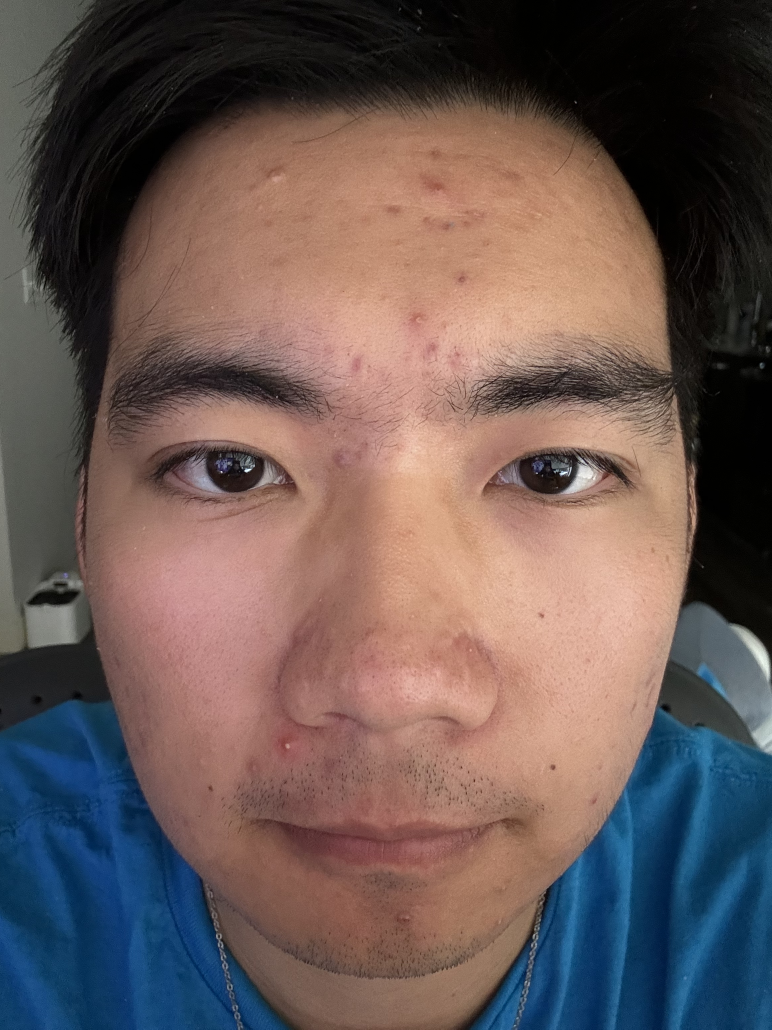
#> input picture test_iamge/Full Face/Full 1.jpg, 2316 x 3088 px (shown at 1/3 size)
$ python test6.py
#> lines starting #> are read from the running program, lines starting #| are printed output that depends on the picture; after the words box and inside, x2 and y2 are one past the last pixel; in counts of white or black regions, pixels touching at a corner belong together
import cv2
import numpy as np

class AcneDetector:
    def __init__(self, debug=True):
        self.debug = debug
        self.red_params = {
            'top_percentage': 0.005,  # Increase to top 1% for redness
        }

    def show_debug_image(self, title, image):
        if self.debug:
            cv2.imshow(title, image)
            cv2.waitKey(0)

    def find_red_regions(self, a_channel):
        """Find red regions and expand the mask using dilation."""
        threshold = np.percentile(a_channel, 100 - (self.red_params['top_percentage'] * 100))
        red_mask = (a_channel >= threshold).astype(np.uint8) * 255

        # Expand the red mask slightly
        kernel = cv2.getStructuringElement(cv2.MORPH_ELLIPSE, (5, 5))
        red_mask = cv2.dilate(red_mask, kernel, iterations=2)  # Expands redness regions
        return red_mask


    def visualize_red_and_texture(self, image):
        """Detect redness and texture, and combine them."""
        # Convert to LAB and grayscale
        lab = cv2.cvtColor(image, cv2.COLOR_BGR2LAB)
        _, a, _ = cv2.split(lab)
        gray = cv2.cvtColor(image, cv2.COLOR_BGR2GRAY)

        # Normalize A channel
        a_normalized = cv2.normalize(a, None, 0, 255, cv2.NORM_MINMAX)

        # Detect red regions
        red_mask = self.find_red_regions(a)
        self.show_debug_image("Red Mask (Expanded)", red_mask)


        # Find contours for acne detection
        contours, _ = cv2.findContours(red_mask, cv2.RETR_EXTERNAL, cv2.CHAIN_APPROX_SIMPLE)

        result_image = image.copy()
        for contour in contours:
            # Filter based on size
            if 5 < cv2.contourArea(contour) < 3000:  # Adjust max size to capture larger acne
                (x, y), radius = cv2.minEnclosingCircle(contour)
                center = (int(x), int(y))
                radius = int(radius)
                cv2.circle(result_image, center, radius, (0, 255, 0), 2)  # Green circle


        redness_colormap = cv2.applyColorMap(a_normalized, cv2.COLORMAP_JET)

        return {
            'original': image,
            'redness_colormap': redness_colormap,
            'red_mask': red_mask,

            'result': result_image,
        }

    def analyze_image(self, image_path):
        """Analyze the image and display results."""
        image = cv2.imread(image_path)
        if image is None:
            raise ValueError("Unable to read the image")

        max_dimension = 800
        height, width = image.shape[:2]
        if max(height, width) > max_dimension:
            scale = max_dimension / max(height, width)
            image = cv2.resize(image, (int(width * scale), int(height * scale)))

        results = self.visualize_red_and_texture(image)

        for title, img in results.items():
            self.show_debug_image(title, img)

if __name__ == "__main__":
    try:
        detector = AcneDetector(debug=True)
        image_path = input("Enter the image path: ")
#> the answer given: ../test_iamge/Full Face/Full 1.jpg
        detector.analyze_image(image_path)
#> in analyze_image, image is the input picture: shape (3088, 2316, 3); mean B, G, R 85.8, 88.8, 105.4
#> in visualize_red_and_texture, `lab = cv2.cvtColor(image, cv2.COLOR_BGR2LAB)`: lab: shape (799, 600, 3); mean of channels 0, 1, 2 99, 136.1, 132.3
#> in visualize_red_and_texture, `_, a, _ = cv2.split(lab)`:
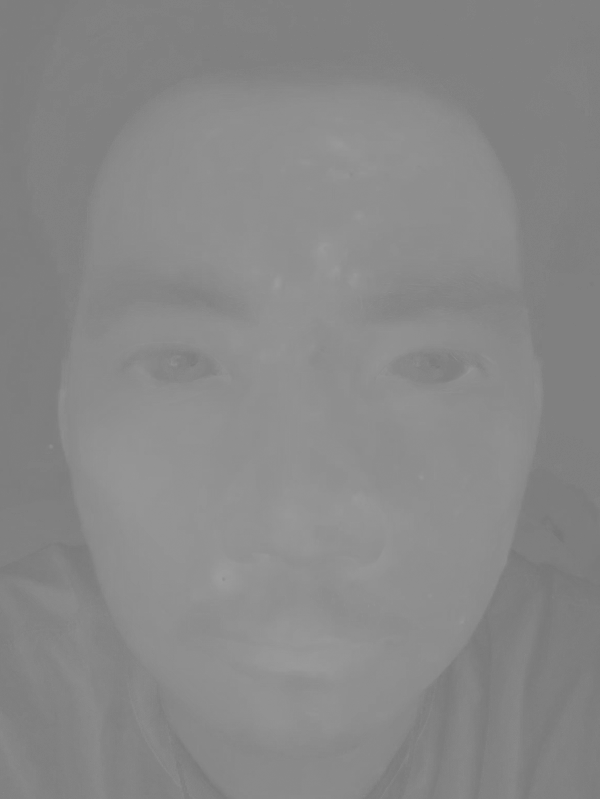
#> a: shape (799, 600); min 117, max 157, mean 136.1
#> in visualize_red_and_texture, `gray = cv2.cvtColor(image, cv2.COLOR_BGR2GRAY)`:
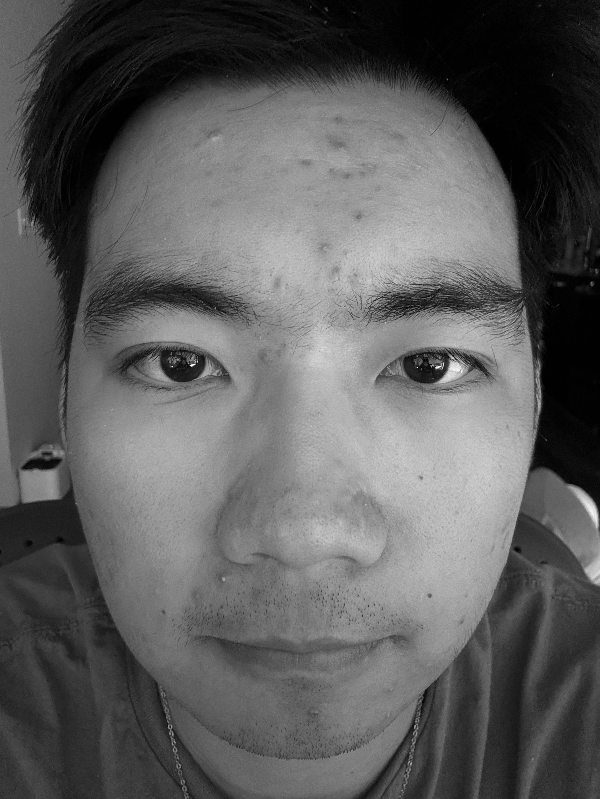
#> gray: shape (799, 600); min 0, max 252, mean 93.3
#> in visualize_red_and_texture, `a_normalized = cv2.normalize(a, None, 0, 255, cv2.NORM_MINMAX)`:
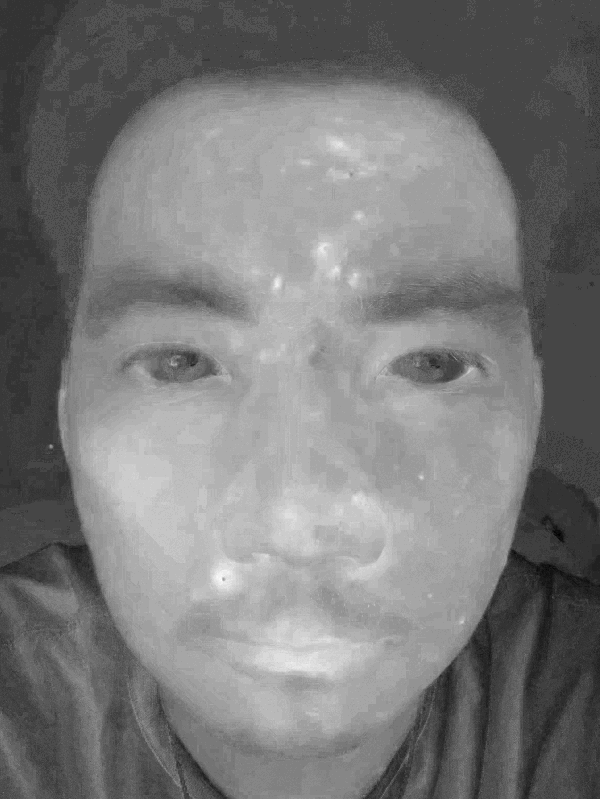
#> a_normalized: shape (799, 600); min 0, max 255, mean 121.9
#> in find_red_regions, `threshold = np.percentile(a_channel, 100 - (self.red_params['top_perce..`: threshold = 150
#> in find_red_regions, `red_mask = (a_channel >= threshold).astype(np.uint8) * 255`:
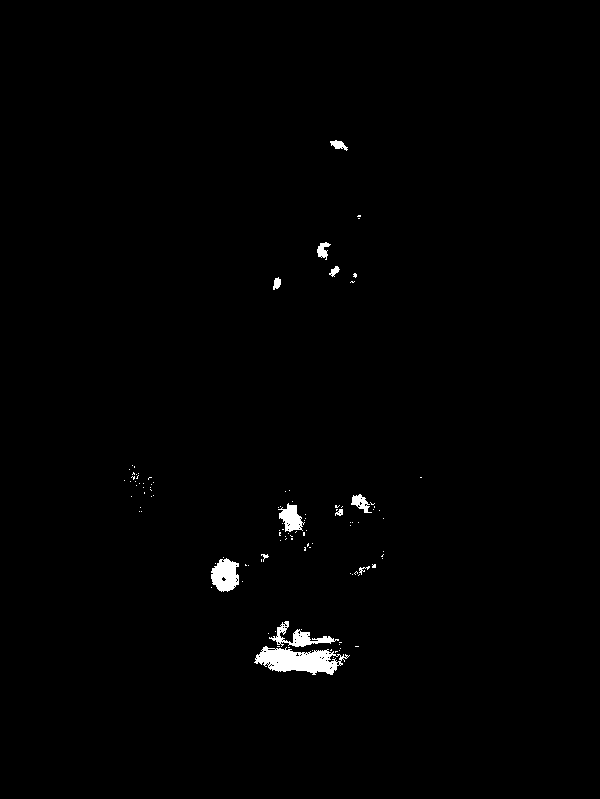
#> red_mask: shape (799, 600); 0.87% white; 110 white regions (98 under 20 px), largest, box (x1, y1, x2, y2) and area: (254, 646, 350, 675) 1597, (211, 558, 239, 592) 690, (269, 621, 339, 647) 566
#> in find_red_regions, `red_mask = cv2.dilate(red_mask, kernel, iterations=2)`:
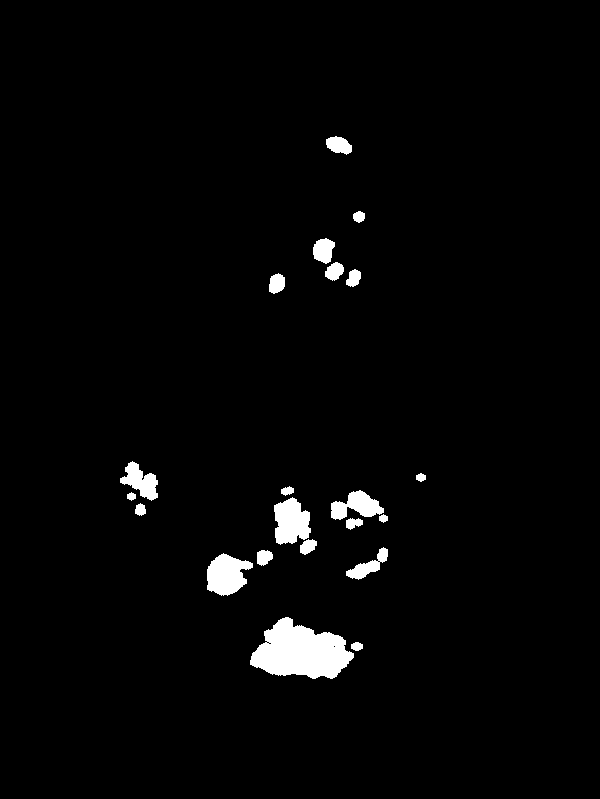
#> red_mask: shape (799, 600); 2.4% white; 21 white regions
#> in visualize_red_and_texture, `contours, _ = cv2.findContours(red_mask, cv2.RETR_EXTERNAL, cv2.CHAIN_..`: contours = 21 contours; largest, box (x1, y1, x2, y2) and area: (250, 617, 354, 679) 4008, (207, 553, 253, 596) 1251, (274, 497, 311, 545) 1218, (331, 490, 384, 520) 817, (120, 461, 158, 501) 706
#> the loop in visualize_red_and_texture, `for contour in contours:` made 21 passes
#> (x, y, radius, center) on passes 1, 3, 4, 5, 6, 7, 9, 10, 12, 13, 14, 15: (356.5, 646, 5, (356, 646)), (229.5, 576, 25, (229, 576)), (264, 557.5, 8, (264, 557)), (366.5, 562, 24, (366, 562)), (308, 546.5, 9, (308, 546)), (354, 523.5, 8, (354, 523)), (140, 509.2, 6, (140, 509)), (289.2, 521.3, 24, (289, 521)), (356.6, 510, 26, (356, 510)), (287, 490.5, 6, (287, 490)), (420.5, 477, 4, (420, 477)), (142.2, 480.2, 22, (142, 480))
#> (x, y, radius) on passes 8, 11, 17: (383, 518, 4), (131, 496, 4), (353, 278, 9)
#> after the loop in visualize_red_and_texture, `for contour in contours:`:
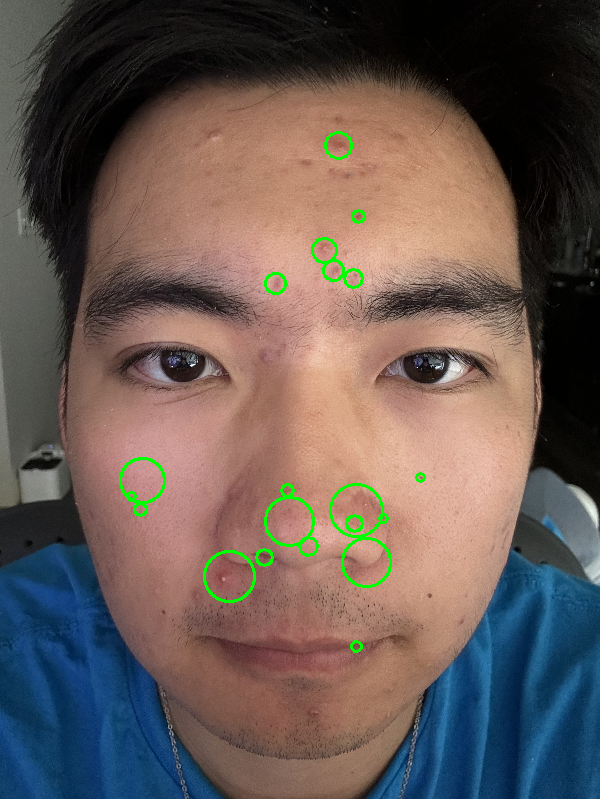
#> result_image: shape (799, 600, 3); mean B, G, R 84.5, 89.7, 103.6
#> in visualize_red_and_texture, `redness_colormap = cv2.applyColorMap(a_normalized, cv2.COLORMAP_JET)`:
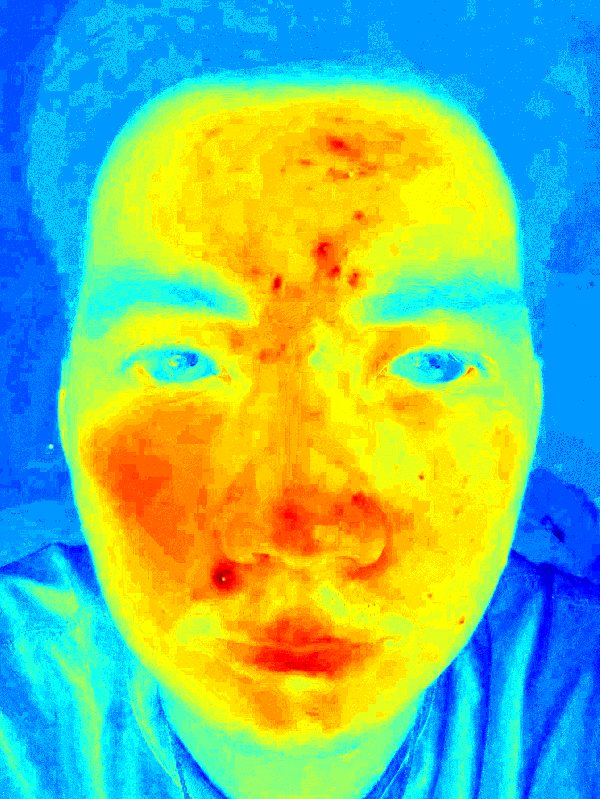
#> redness_colormap: shape (799, 600, 3); mean B, G, R 129.2, 189.8, 125.9
#> in analyze_image, `results = self.visualize_red_and_texture(image)`: results = 4 items
#> the loop in analyze_image, `for title, img in results.items():` made 4 passes
        cv2.destroyAllWindows()
    except Exception as e:
        print(f"An error occurred: {str(e)}")

$ run again, on test_iamge/Full Face/Full 6.jpg
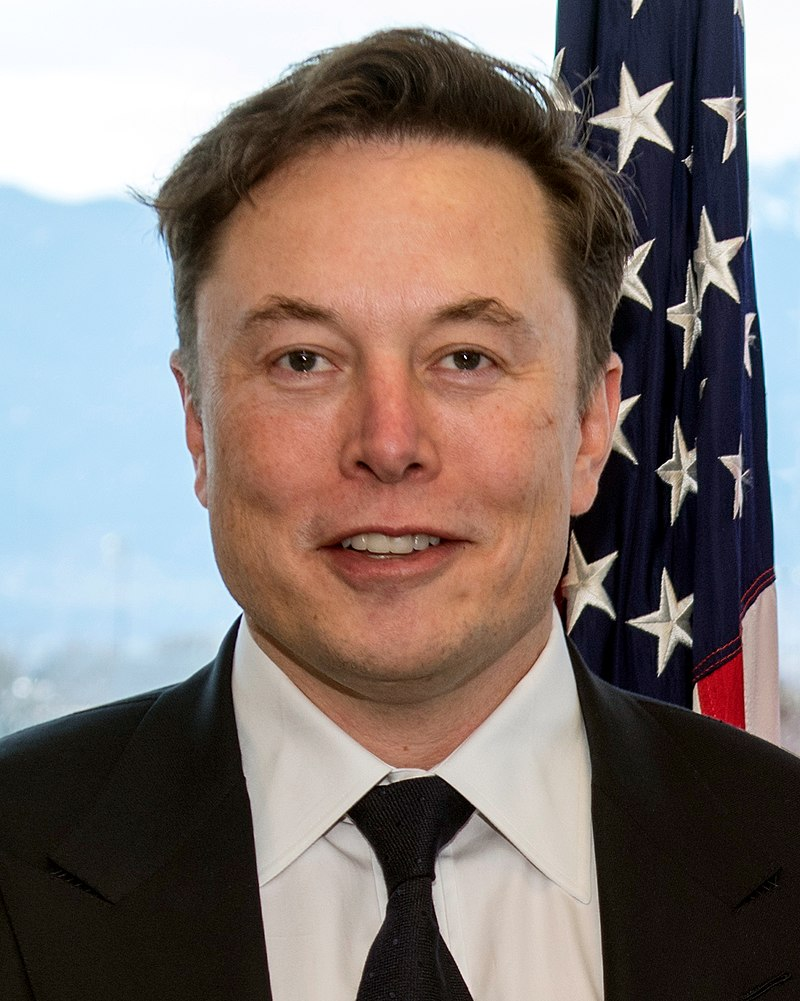
#> input picture test_iamge/Full Face/Full 6.jpg, 800 x 1001 px
#> in analyze_image, image is the input picture: shape (1001, 800, 3); mean B, G, R 115, 118.8, 130.6
#> image: shape (800, 639, 3)
#> lab: shape (800, 639, 3); mean of channels 0, 1, 2 125, 133, 132.2
#> threshold = 160
#> in find_red_regions, `red_mask = cv2.dilate(red_mask, kernel, iterations=2)`:
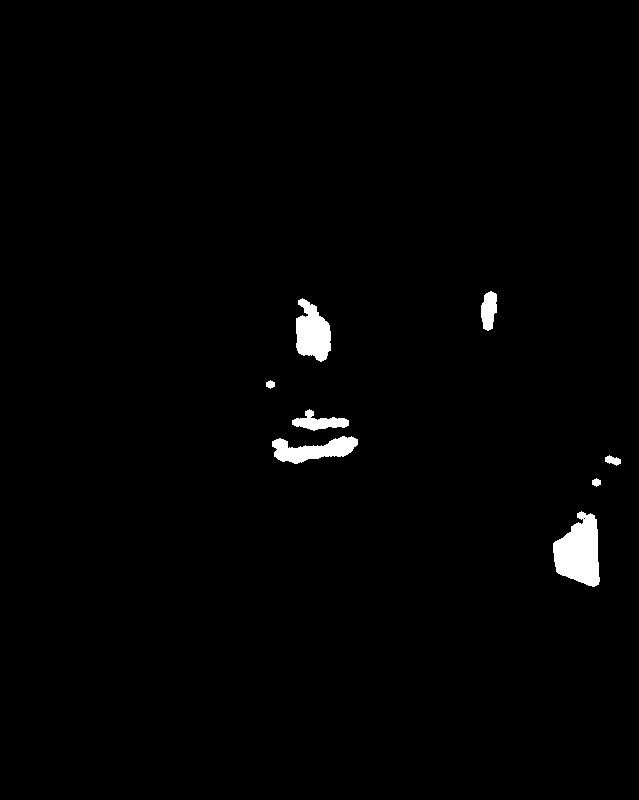
#> red_mask: shape (800, 639); 1.3% white; 8 white regions
#> contours = 8 contours; box (x1, y1, x2, y2) and area: (553, 511, 600, 587) 2343, (296, 298, 331, 362) 1464, (272, 436, 358, 464) 1232, (292, 409, 349, 431) 535, (481, 291, 497, 331) 438, (605, 455, 621, 466) 88, (592, 478, 601, 487) 44, (266, 380, 275, 389) 44
#> the loop in visualize_red_and_texture, `for contour in contours:` made 8 passes
#> (x, y, radius, center) on passes 1, 3, 4, 5, 7, 8: (586.8, 548.6, 38, (586, 548)), (612.5, 460, 8, (612, 460)), (314.5, 442.7, 42, (314, 442)), (320, 422.5, 28, (320, 422)), (311.5, 329.5, 32, (311, 329)), (489, 310.5, 19, (489, 310))
#> in visualize_red_and_texture, `redness_colormap = cv2.applyColorMap(a_normalized, cv2.COLORMAP_JET)`:
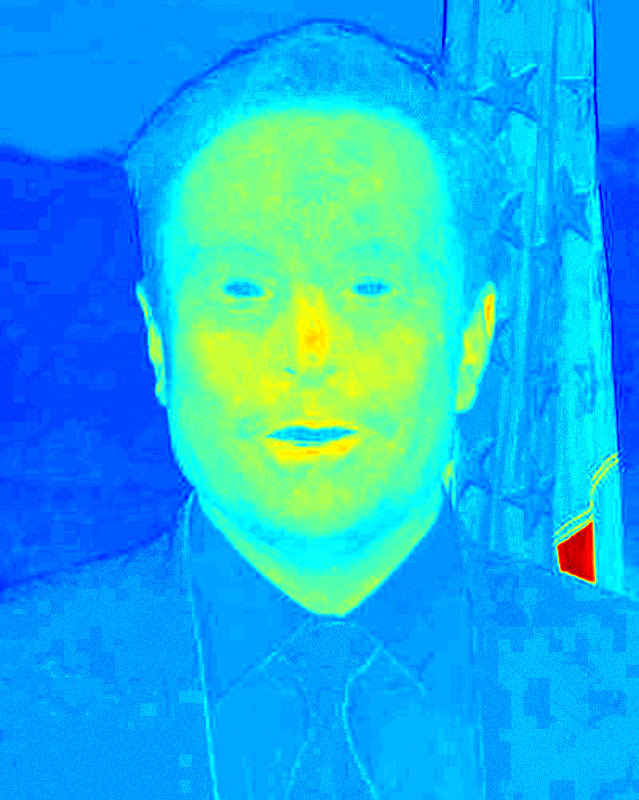
#> redness_colormap: shape (800, 639, 3); mean B, G, R 228, 176.2, 27.2
#> results = 4 items
#> the loop in analyze_image, `for title, img in results.items():` made 4 passes
